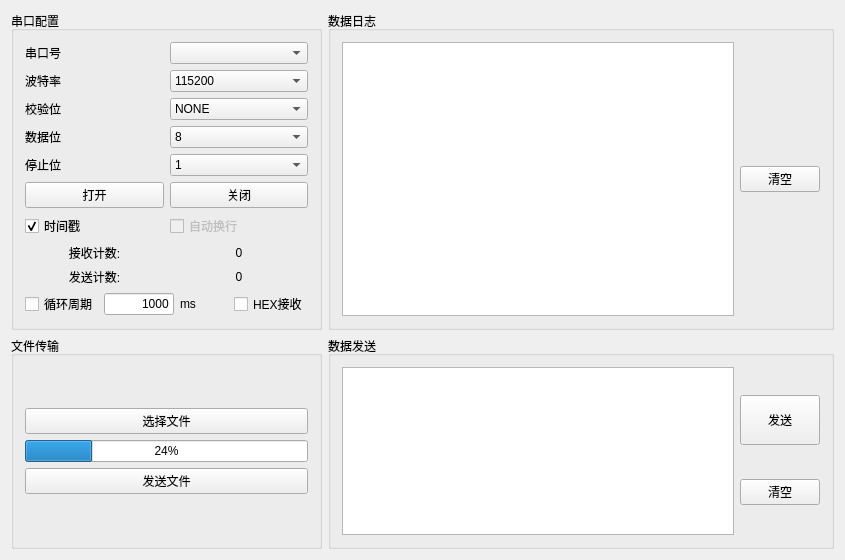
<?xml version="1.0" encoding="UTF-8"?>
<ui version="4.0">
 <class>Widget</class>
 <widget class="QWidget" name="Widget">
  <property name="geometry">
   <rect>
    <x>0</x>
    <y>0</y>
    <width>845</width>
    <height>560</height>
   </rect>
  </property>
  <property name="windowTitle">
   <string>Widget</string>
  </property>
  <layout class="QGridLayout" name="gridLayout_4">
   <item row="0" column="0">
    <widget class="QGroupBox" name="groupBox">
     <property name="minimumSize">
      <size>
       <width>311</width>
       <height>0</height>
      </size>
     </property>
     <property name="maximumSize">
      <size>
       <width>311</width>
       <height>16777215</height>
      </size>
     </property>
     <property name="title">
      <string>串口配置</string>
     </property>
     <property name="flat">
      <bool>false</bool>
     </property>
     <layout class="QGridLayout" name="gridLayout_9">
      <item row="0" column="0">
       <layout class="QGridLayout" name="gridLayout_3">
        <item row="1" column="1">
         <widget class="QComboBox" name="comboBox_Baud">
          <property name="currentIndex">
           <number>6</number>
          </property>
          <item>
           <property name="text">
            <string>1200</string>
           </property>
          </item>
          <item>
           <property name="text">
            <string>2400</string>
           </property>
          </item>
          <item>
           <property name="text">
            <string>4800</string>
           </property>
          </item>
          <item>
           <property name="text">
            <string>9600</string>
           </property>
          </item>
          <item>
           <property name="text">
            <string>19200</string>
           </property>
          </item>
          <item>
           <property name="text">
            <string>38400</string>
           </property>
          </item>
          <item>
           <property name="text">
            <string>115200</string>
           </property>
          </item>
         </widget>
        </item>
        <item row="4" column="1">
         <widget class="QComboBox" name="comboBox_Stop">
          <item>
           <property name="text">
            <string>1</string>
           </property>
          </item>
          <item>
           <property name="text">
            <string>1.5</string>
           </property>
          </item>
          <item>
           <property name="text">
            <string>2</string>
           </property>
          </item>
         </widget>
        </item>
        <item row="2" column="0">
         <widget class="QLabel" name="label_3">
          <property name="text">
           <string>校验位</string>
          </property>
         </widget>
        </item>
        <item row="4" column="0">
         <widget class="QLabel" name="label_5">
          <property name="text">
           <string>停止位</string>
          </property>
         </widget>
        </item>
        <item row="0" column="0">
         <widget class="QLabel" name="label">
          <property name="text">
           <string>串口号</string>
          </property>
         </widget>
        </item>
        <item row="0" column="1">
         <widget class="QComboBox" name="comboBox_Com"/>
        </item>
        <item row="2" column="1">
         <widget class="QComboBox" name="comboBox_Check">
          <item>
           <property name="text">
            <string>NONE</string>
           </property>
          </item>
          <item>
           <property name="text">
            <string>ODD</string>
           </property>
          </item>
          <item>
           <property name="text">
            <string>EVEN</string>
           </property>
          </item>
          <item>
           <property name="text">
            <string>MARK</string>
           </property>
          </item>
          <item>
           <property name="text">
            <string>SPACE</string>
           </property>
          </item>
         </widget>
        </item>
        <item row="1" column="0">
         <widget class="QLabel" name="label_2">
          <property name="text">
           <string>波特率</string>
          </property>
         </widget>
        </item>
        <item row="3" column="0">
         <widget class="QLabel" name="label_4">
          <property name="text">
           <string>数据位</string>
          </property>
         </widget>
        </item>
        <item row="3" column="1">
         <widget class="QComboBox" name="comboBox_Data">
          <property name="currentIndex">
           <number>3</number>
          </property>
          <item>
           <property name="text">
            <string>5</string>
           </property>
          </item>
          <item>
           <property name="text">
            <string>6</string>
           </property>
          </item>
          <item>
           <property name="text">
            <string>7</string>
           </property>
          </item>
          <item>
           <property name="text">
            <string>8</string>
           </property>
          </item>
         </widget>
        </item>
       </layout>
      </item>
      <item row="1" column="0">
       <layout class="QHBoxLayout" name="horizontalLayout_2">
        <item>
         <widget class="QPushButton" name="pushButton_Open">
          <property name="text">
           <string>打开</string>
          </property>
         </widget>
        </item>
        <item>
         <widget class="QPushButton" name="pushButton_Close">
          <property name="text">
           <string>关闭</string>
          </property>
         </widget>
        </item>
       </layout>
      </item>
      <item row="2" column="0">
       <layout class="QGridLayout" name="gridLayout_7">
        <item row="0" column="0">
         <widget class="QCheckBox" name="checkBox_Timedisp">
          <property name="enabled">
           <bool>true</bool>
          </property>
          <property name="text">
           <string>时间戳</string>
          </property>
          <property name="checked">
           <bool>true</bool>
          </property>
         </widget>
        </item>
        <item row="0" column="1">
         <widget class="QCheckBox" name="checkBox_addnewLine">
          <property name="enabled">
           <bool>false</bool>
          </property>
          <property name="text">
           <string>自动换行</string>
          </property>
         </widget>
        </item>
        <item row="1" column="0">
         <widget class="QLabel" name="label_6">
          <property name="text">
           <string>接收计数:</string>
          </property>
          <property name="alignment">
           <set>Qt::AlignCenter</set>
          </property>
         </widget>
        </item>
        <item row="1" column="1">
         <widget class="QLabel" name="label_Recvtotal">
          <property name="text">
           <string>0</string>
          </property>
          <property name="alignment">
           <set>Qt::AlignCenter</set>
          </property>
         </widget>
        </item>
        <item row="2" column="0">
         <widget class="QLabel" name="label_9">
          <property name="text">
           <string>发送计数:</string>
          </property>
          <property name="alignment">
           <set>Qt::AlignCenter</set>
          </property>
         </widget>
        </item>
        <item row="2" column="1">
         <widget class="QLabel" name="label_Sendtotal">
          <property name="text">
           <string>0</string>
          </property>
          <property name="alignment">
           <set>Qt::AlignCenter</set>
          </property>
         </widget>
        </item>
       </layout>
      </item>
      <item row="3" column="0">
       <layout class="QGridLayout" name="gridLayout">
        <item row="0" column="0">
         <widget class="QCheckBox" name="checkBox">
          <property name="text">
           <string>循环周期</string>
          </property>
          <property name="checked">
           <bool>false</bool>
          </property>
          <property name="tristate">
           <bool>false</bool>
          </property>
         </widget>
        </item>
        <item row="0" column="1">
         <widget class="QLineEdit" name="lineEdit_Timer">
          <property name="maximumSize">
           <size>
            <width>70</width>
            <height>16777215</height>
           </size>
          </property>
          <property name="text">
           <string>1000</string>
          </property>
          <property name="alignment">
           <set>Qt::AlignRight|Qt::AlignTrailing|Qt::AlignVCenter</set>
          </property>
         </widget>
        </item>
        <item row="0" column="2">
         <widget class="QLabel" name="label_7">
          <property name="text">
           <string>ms</string>
          </property>
         </widget>
        </item>
        <item row="0" column="3">
         <widget class="QCheckBox" name="checkBox_Hexrecv">
          <property name="layoutDirection">
           <enum>Qt::LeftToRight</enum>
          </property>
          <property name="text">
           <string>HEX接收</string>
          </property>
         </widget>
        </item>
       </layout>
      </item>
     </layout>
    </widget>
   </item>
   <item row="0" column="1">
    <widget class="QGroupBox" name="groupBox_2">
     <property name="title">
      <string>数据日志</string>
     </property>
     <layout class="QGridLayout" name="gridLayout_8">
      <item row="0" column="0">
       <layout class="QHBoxLayout" name="horizontalLayout">
        <item>
         <widget class="QPlainTextEdit" name="plainTextEdit_Recv">
          <property name="readOnly">
           <bool>true</bool>
          </property>
         </widget>
        </item>
        <item>
         <widget class="QPushButton" name="pushButton_recvClear">
          <property name="text">
           <string>清空</string>
          </property>
         </widget>
        </item>
       </layout>
      </item>
     </layout>
    </widget>
   </item>
   <item row="1" column="0">
    <widget class="QGroupBox" name="groupBox_4">
     <property name="maximumSize">
      <size>
       <width>311</width>
       <height>16777215</height>
      </size>
     </property>
     <property name="title">
      <string>文件传输</string>
     </property>
     <layout class="QGridLayout" name="gridLayout_2">
      <item row="0" column="0">
       <layout class="QVBoxLayout" name="verticalLayout_2">
        <item>
         <widget class="QPushButton" name="pushButton_chooseFile">
          <property name="text">
           <string>选择文件</string>
          </property>
         </widget>
        </item>
        <item>
         <widget class="QProgressBar" name="progressBar">
          <property name="enabled">
           <bool>true</bool>
          </property>
          <property name="value">
           <number>24</number>
          </property>
         </widget>
        </item>
        <item>
         <widget class="QPushButton" name="pushButton_sendFile">
          <property name="text">
           <string>发送文件</string>
          </property>
         </widget>
        </item>
       </layout>
      </item>
     </layout>
    </widget>
   </item>
   <item row="1" column="1">
    <widget class="QGroupBox" name="groupBox_3">
     <property name="title">
      <string>数据发送</string>
     </property>
     <layout class="QGridLayout" name="gridLayout_5">
      <item row="0" column="0">
       <widget class="QPlainTextEdit" name="plainTextEdit_Send">
        <property name="minimumSize">
         <size>
          <width>380</width>
          <height>0</height>
         </size>
        </property>
       </widget>
      </item>
      <item row="0" column="1">
       <layout class="QVBoxLayout" name="verticalLayout">
        <item>
         <widget class="QPushButton" name="pushButton_Send">
          <property name="minimumSize">
           <size>
            <width>50</width>
            <height>50</height>
           </size>
          </property>
          <property name="text">
           <string>发送</string>
          </property>
         </widget>
        </item>
        <item>
         <widget class="QPushButton" name="pushButton_sendClear">
          <property name="text">
           <string>清空</string>
          </property>
         </widget>
        </item>
       </layout>
      </item>
     </layout>
    </widget>
   </item>
  </layout>
 </widget>
 <layoutdefault spacing="6" margin="11"/>
 <resources/>
 <connections/>
</ui>
